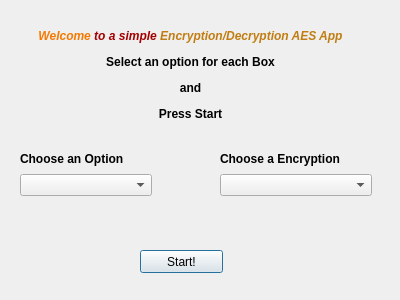
<?xml version="1.0" encoding="UTF-8"?>
<ui version="4.0">
 <class>Encryption</class>
 <widget class="QDialog" name="Encryption">
  <property name="geometry">
   <rect>
    <x>0</x>
    <y>0</y>
    <width>400</width>
    <height>300</height>
   </rect>
  </property>
  <property name="windowTitle">
   <string>Encrypt/Decrypt Files</string>
  </property>
  <property name="windowIcon">
   <iconset resource="icons.qrc">
    <normaloff>:/icons/icons/icon.png</normaloff>:/icons/icons/icon.png</iconset>
  </property>
  <widget class="QLabel" name="instruction">
   <property name="geometry">
    <rect>
     <x>10</x>
     <y>-20</y>
     <width>361</width>
     <height>191</height>
    </rect>
   </property>
   <property name="text">
    <string>&lt;html&gt;&lt;head/&gt;&lt;body&gt;&lt;p align=&quot;center&quot;&gt;&lt;span style=&quot; font-size:9pt; font-weight:600; font-style:italic; color:#f57900;&quot;&gt;Welcome &lt;/span&gt;&lt;span style=&quot; font-size:9pt; font-weight:600; font-style:italic; color:#a40000;&quot;&gt;to a simple &lt;/span&gt;&lt;span style=&quot; font-size:9pt; font-weight:600; font-style:italic; color:#c17d11;&quot;&gt;Encryption/Decryption AES App&lt;/span&gt;&lt;/p&gt;&lt;p align=&quot;center&quot;&gt;&lt;span style=&quot; font-size:9pt; font-weight:600;&quot;&gt;Select an option for each Box&lt;/span&gt;&lt;/p&gt;&lt;p align=&quot;center&quot;&gt;&lt;span style=&quot; font-size:9pt; font-weight:600;&quot;&gt;and&lt;/span&gt;&lt;/p&gt;&lt;p align=&quot;center&quot;&gt;&lt;span style=&quot; font-size:9pt; font-weight:600;&quot;&gt;Press Start&lt;/span&gt;&lt;/p&gt;&lt;/body&gt;&lt;/html&gt;</string>
   </property>
  </widget>
  <widget class="QWidget" name="layoutWidget">
   <property name="geometry">
    <rect>
     <x>20</x>
     <y>150</y>
     <width>132</width>
     <height>46</height>
    </rect>
   </property>
   <layout class="QVBoxLayout" name="verticalLayout">
    <item>
     <widget class="QLabel" name="option">
      <property name="text">
       <string>&lt;html&gt;&lt;head/&gt;&lt;body&gt;&lt;p&gt;&lt;span style=&quot; font-weight:600;&quot;&gt;Choose an Option&lt;/span&gt;&lt;/p&gt;&lt;/body&gt;&lt;/html&gt;</string>
      </property>
     </widget>
    </item>
    <item>
     <widget class="QComboBox" name="optionBox"/>
    </item>
   </layout>
  </widget>
  <widget class="QWidget" name="layoutWidget_2">
   <property name="geometry">
    <rect>
     <x>220</x>
     <y>150</y>
     <width>152</width>
     <height>46</height>
    </rect>
   </property>
   <layout class="QVBoxLayout" name="verticalLayout_2">
    <item>
     <widget class="QLabel" name="encryption">
      <property name="text">
       <string>&lt;html&gt;&lt;head/&gt;&lt;body&gt;&lt;p&gt;&lt;span style=&quot; font-weight:600;&quot;&gt;Choose a Encryption&lt;/span&gt;&lt;/p&gt;&lt;/body&gt;&lt;/html&gt;</string>
      </property>
     </widget>
    </item>
    <item>
     <widget class="QComboBox" name="encryptionBox"/>
    </item>
   </layout>
  </widget>
  <widget class="QPushButton" name="startBtn">
   <property name="geometry">
    <rect>
     <x>140</x>
     <y>250</y>
     <width>83</width>
     <height>23</height>
    </rect>
   </property>
   <property name="text">
    <string>Start!</string>
   </property>
  </widget>
 </widget>
 <resources>
  <include location="icons.qrc"/>
 </resources>
 <connections/>
</ui>
